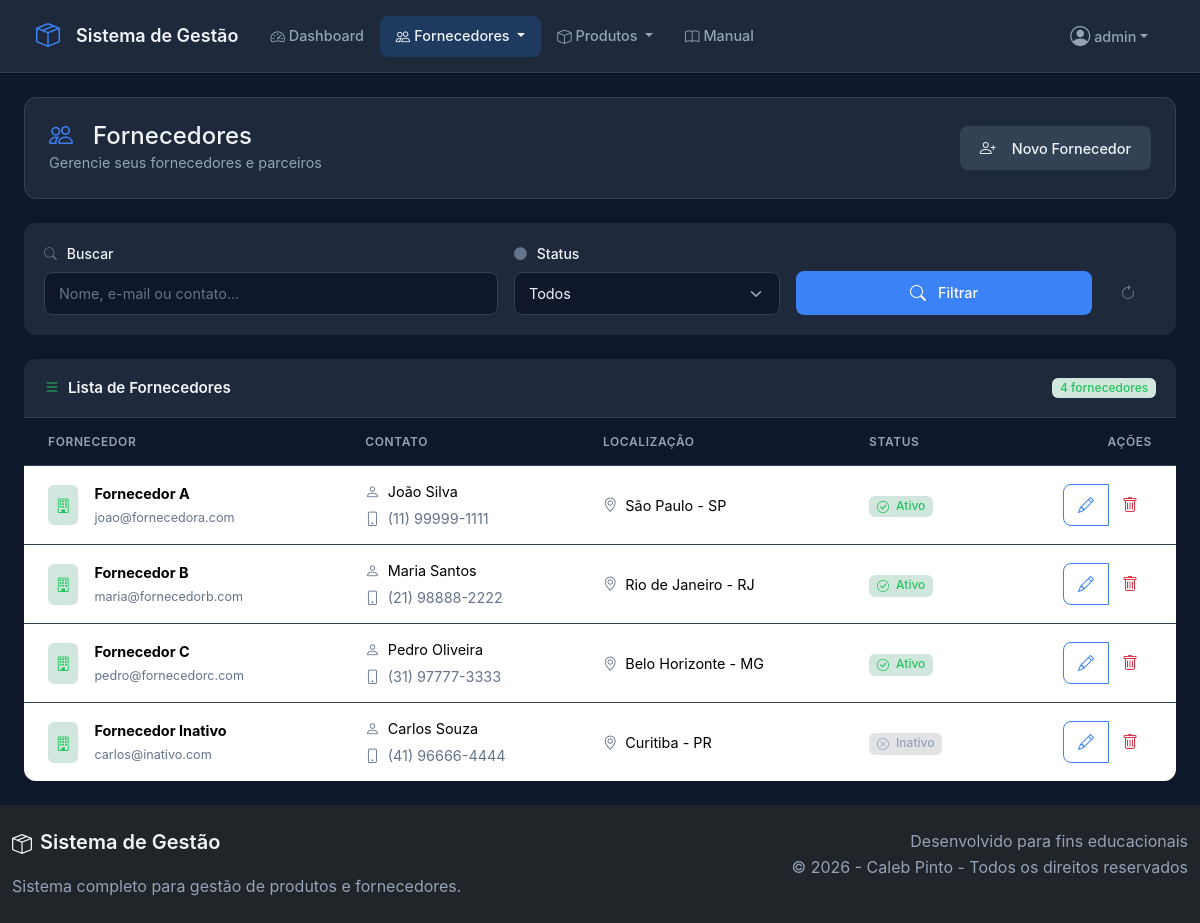
Screenshot of /fornecedores/index.php (signed in) with the database file from the repository.
### tables this page shows
CREATE TABLE IF NOT EXISTS usuarios (
    id INT AUTO_INCREMENT PRIMARY KEY,
    username VARCHAR(50) NOT NULL UNIQUE,
    email VARCHAR(100) NOT NULL UNIQUE,
    password VARCHAR(255) NOT NULL,
    created_at TIMESTAMP DEFAULT CURRENT_TIMESTAMP,
    updated_at TIMESTAMP DEFAULT CURRENT_TIMESTAMP ON UPDATE CURRENT_TIMESTAMP
);

CREATE TABLE IF NOT EXISTS fornecedores (
    id INT AUTO_INCREMENT PRIMARY KEY,
    nome VARCHAR(100) NOT NULL,
    contato VARCHAR(100) DEFAULT '',
    email VARCHAR(100) DEFAULT '',
    telefone VARCHAR(20) DEFAULT '',
    endereco VARCHAR(255) DEFAULT '',
    cidade VARCHAR(100) DEFAULT '',
    estado VARCHAR(50) DEFAULT '',
    pais VARCHAR(50) DEFAULT 'Brasil',
    observacoes TEXT,
    status ENUM('ativo', 'inativo') DEFAULT 'ativo',
    created_at TIMESTAMP DEFAULT CURRENT_TIMESTAMP,
    updated_at TIMESTAMP DEFAULT CURRENT_TIMESTAMP ON UPDATE CURRENT_TIMESTAMP,
    INDEX idx_nome (nome),
    INDEX idx_status (status),
    INDEX idx_cidade (cidade)
);

### includes/functions.php (called while the page is built, shortened)
<?php
require_once __DIR__ . '/config.php';
function esta_logado() {
    return isset($_SESSION['usuario_id']);
}
function obter_usuario() {
    global $pdo;
    $stmt = $pdo->prepare("SELECT id, username, email, created_at FROM usuarios WHERE id = ?");
    $stmt->execute([$_SESSION['usuario_id']]);
    return $stmt->fetch();
}
function obter_fornecedores($busca = '', $status = '') {
    global $pdo;
    $sql = "SELECT * FROM fornecedores WHERE 1=1";
    $params = [];
    $sql .= " ORDER BY nome ASC";
    $stmt = $pdo->prepare($sql);
    $stmt->execute($params);
    return $stmt->fetchAll();
}
function sanitizar($dado) {
    return htmlspecialchars(trim($dado ?? ''), ENT_QUOTES, 'UTF-8');
}
function e($dado) {
    return htmlspecialchars($dado ?? '', ENT_QUOTES, 'UTF-8');
}

### fornecedores/index.php (the view, shortened to what this page needs)
<?php
require_once __DIR__ . '/../includes/config.php';
require_once __DIR__ . '/../includes/functions.php';
$busca = sanitizar($_GET['busca'] ?? '');
$status = sanitizar($_GET['status'] ?? 'todos');
$fornecedores = obter_fornecedores($busca, $status);
?>
<?php include_once __DIR__ . '/../includes/header.php'; ?>
<div class="container-fluid px-4">
    <div class="page-header">
        <div class="row align-items-center">
            <div class="col">
                <h1 class="h3 mb-0">
                    <i class="bi bi-people me-2"></i>Fornecedores
                </h1>
                <p class="text-white-50 mb-0">Gerencie seus fornecedores e parceiros</p>
            </div>
            <div class="col-auto">
                <a href="<?php echo SITE_URL; ?>/fornecedores/criar.php" class="btn btn-light">
                    <i class="bi bi-person-plus me-2"></i>Novo Fornecedor
                </a>
            </div>
        </div>
    </div>
    <div class="card mb-4 border-0 shadow-sm">
        <div class="card-body">
            <form method="GET" action="" class="row g-3">
                <div class="col-lg-5">
                    <label for="busca" class="form-label">
                        <i class="bi bi-search me-1"></i>Buscar
                    </label>
                    <input type="text" class="form-control" id="busca" name="busca"
                           placeholder="Nome, e-mail ou contato..." value="<?php echo $busca; ?>">
                </div>
                <div class="col-lg-3">
                    <label for="status" class="form-label">
                        <i class="bi bi-circle-fill me-1"></i>Status
                    </label>
                    <select class="form-select" id="status" name="status">
                        <option value="todos" <?php echo $status === 'todos' ? 'selected' : ''; ?>>Todos</option>
                    </select>
                </div>
                <div class="col-lg-4 d-flex align-items-end gap-2">
                    <button type="submit" class="btn btn-primary flex-grow-1">
                        <i class="bi bi-search me-1"></i>Filtrar
                    </button>
                    <a href="<?php echo SITE_URL; ?>/fornecedores/" class="btn btn-outline-secondary" title="Limpar filtros">
                        <i class="bi bi-arrow-clockwise"></i>
                    </a>
                </div>
            </form>
        </div>
    </div>
    <div class="card border-0 shadow-sm">
        <div class="card-header bg-white d-flex justify-content-between align-items-center flex-wrap gap-2">
            <div class="d-flex align-items-center">
                <i class="bi bi-list me-2 text-success"></i>
                <h5 class="mb-0">Lista de Fornecedores</h5>
            </div>
            <div class="d-flex align-items-center gap-2">
                <span class="badge bg-success-subtle text-success"><?php echo count($fornecedores); ?> fornecedores</span>
            </div>
        </div>
        <div class="card-body p-0">
            <?php if (empty($fornecedores)): ?>
                <div class="empty-state">
                    <i class="bi bi-inbox text-muted"></i>
                    <h5 class="mt-3 mb-2">Nenhum fornecedor encontrado</h5>
                    <p class="text-muted mb-3">
                        <?php if (!empty($busca) || $status !== 'todos'): ?>
                            Tente ajustar seus filtros de busca
                        <?php else: ?>
                            Comece cadastrando seu primeiro fornecedor
                        <?php endif; ?>
                    </p>
                    <a href="<?php echo SITE_URL; ?>/fornecedores/criar.php" class="btn btn-success">
                        <i class="bi bi-person-plus me-2"></i>Cadastrar Fornecedor
                    </a>
                </div>
            <?php else: ?>
                <div class="table-responsive">
                    <table class="table table-hover mb-0">
                        <thead>
                            <tr>
                                <th class="ps-4">Fornecedor</th>
                                <th>Contato</th>
                                <th>Localização</th>
                                <th>Status</th>
                                <th class="text-end pe-4">Ações</th>
                            </tr>
                        </thead>
                        <tbody>
                            <?php foreach ($fornecedores as $fornecedor): ?>
                                <tr>
                                    <td class="ps-4">
                                        <div class="d-flex align-items-center">
                                            <div class="flex-shrink-0 me-3">
                                                <div class="bg-success-subtle rounded p-2">
                                                    <i class="bi bi-building text-success"></i>
                                                </div>
                                            </div>
                                            <div>
                                                <strong><?php echo e($fornecedor['nome']); ?></strong>
                                                <?php if ($fornecedor['email']): ?>
                                                    <br><small class="text-muted"><?php echo e($fornecedor['email']); ?></small>
                                                <?php endif; ?>
                                            </div>
                                        </div>
                                    </td>
                                    <td>
                                        <?php if ($fornecedor['contato']): ?>
                                            <div class="d-flex align-items-center">
                                                <i class="bi bi-person text-muted me-2"></i>
                                                <span><?php echo e($fornecedor['contato']); ?></span>
                                            </div>
                                        <?php endif; ?>
                                        <?php if ($fornecedor['telefone']): ?>
                                            <div class="d-flex align-items-center mt-1">
                                                <i class="bi bi-phone text-muted me-2"></i>
                                                <span class="text-muted"><?php echo e($fornecedor['telefone']); ?></span>
                                            </div>
                                        <?php endif; ?>
                                    </td>
                                    <td>
                                        <?php if ($fornecedor['cidade'] || $fornecedor['estado']): ?>
                                            <div class="d-flex align-items-center">
                                                <i class="bi bi-geo-alt text-muted me-2"></i>
                                                <span><?php echo e($fornecedor['cidade'] . ' - ' . $fornecedor['estado']); ?></span>
                                            </div>
                                        <?php else: ?>
                                            <span class="text-muted">-</span>
                                        <?php endif; ?>
                                    </td>
                                    <td>
                                        <span class="badge <?php echo $fornecedor['status'] === 'ativo' ? 'bg-success-subtle text-success' : 'bg-secondary-subtle text-secondary'; ?>">
                                            <i class="bi <?php echo $fornecedor['status'] === 'ativo' ? 'bi-check-circle' : 'bi-x-circle'; ?> me-1"></i>
                                            <?php echo ucfirst($fornecedor['status']); ?>
                                        </span>
                                    </td>
                                    <td class="text-end pe-4">
                                        <div class="btn-group btn-group-sm">
                                            <a href="editar.php?id=<?php echo $fornecedor['id']; ?>" class="btn btn-outline-primary" title="Editar">
                                                <i class="bi bi-pencil"></i>
                                            </a>
                                            <button type="button" class="btn btn-outline-danger" data-bs-toggle="modal" data-bs-target="#excluirModal<?php echo $fornecedor['id']; ?>" title="Excluir">
                                                <i class="bi bi-trash"></i>
                                            </button>
                                        </div>
                                    </td>
                                </tr>
                            <?php endforeach; ?>
                        </tbody>
                    </table>
                </div>
            <?php endif; ?>
        </div>
    </div>
</div>
<?php include_once __DIR__ . '/../includes/footer.php'; ?>

### includes/header.php (shortened to what this page needs)
<!DOCTYPE html>
<html lang="pt-BR" data-bs-theme="light">
<head>
    <link href="https://cdn.jsdelivr.net/npm/bootstrap@5.3.3/dist/css/bootstrap.min.css" rel="stylesheet">
    <link href="https://cdn.jsdelivr.net/npm/bootstrap-icons@1.11.3/font/bootstrap-icons.min.css" rel="stylesheet">
    <link href="<?php echo SITE_URL; ?>/css/style.css" rel="stylesheet">
</head>
<body class="bg-light">
    <?php
    $usuario = esta_logado() ? obter_usuario() : null;
    ?>
    <?php if (esta_logado()): ?>
    <nav class="navbar navbar-expand-lg navbar-light sticky-top">
        <div class="container-fluid">
            <a class="navbar-brand fw-bold d-flex align-items-center" href="<?php echo SITE_URL; ?>/dashboard.php">
                <i class="bi bi-box-seam me-2 fs-4"></i>
                <span class="d-none d-sm-inline">Sistema de Gestão</span>
            </a>
            <div class="collapse navbar-collapse" id="navbarNav">
                <ul class="navbar-nav me-auto mb-2 mb-lg-0">
                    <li class="nav-item">
                        <a class="nav-link <?php echo basename($_SERVER['PHP_SELF']) === 'dashboard.php' ? 'active' : ''; ?>" href="<?php echo SITE_URL; ?>/dashboard.php">
                            <i class="bi bi-speedometer2 me-1"></i><span class="d-inline d-lg-none">Dashboard</span><span class="d-none d-lg-inline">Dashboard</span>
                        </a>
                    </li>
                    <li class="nav-item dropdown">
                        <a class="nav-link dropdown-toggle <?php echo strpos($_SERVER['PHP_SELF'], 'fornecedores') !== false ? 'active' : ''; ?>" href="#" role="button" data-bs-toggle="dropdown" aria-expanded="false">
                            <i class="bi bi-people me-1"></i>Fornecedores
                        </a>
                    </li>
                    <li class="nav-item dropdown">
                        <a class="nav-link dropdown-toggle <?php echo strpos($_SERVER['PHP_SELF'], 'produtos') !== false ? 'active' : ''; ?>" href="#" role="button" data-bs-toggle="dropdown" aria-expanded="false">
                            <i class="bi bi-box me-1"></i>Produtos
                        </a>
                    </li>
                    <li class="nav-item">
                        <a class="nav-link <?php echo basename($_SERVER['PHP_SELF']) === 'manual.php' ? 'active' : ''; ?>" href="<?php echo SITE_URL; ?>/manual.php">
                            <i class="bi bi-book me-1"></i>Manual
                        </a>
                    </li>
                </ul>
                <ul class="navbar-nav">
                    <li class="nav-item dropdown">
                        <a class="nav-link dropdown-toggle d-flex align-items-center" href="#" role="button" data-bs-toggle="dropdown" aria-expanded="false">
                            <i class="bi bi-person-circle me-1 fs-5"></i>
                            <span class="d-none d-md-inline"><?php echo htmlspecialchars($usuario['username'] ?? 'Usuário'); ?></span>
                        </a>
                    </li>
                </ul>
            </div>
        </div>
    </nav>
    <?php endif; ?>
    <div class="toast-container position-fixed top-0 end-0 p-3" style="z-index: 9999;">
    </div>
    <main class="py-4">

### rows the page displays
usuarios: username "admin"
fornecedores: nome "Fornecedor A", email "joao@fornecedora.com", contato "João Silva", telefone "(11) 99999-1111", cidade+estado "São Paulo - SP", status "Ativo"
fornecedores: nome "Fornecedor B", email "maria@fornecedorb.com", contato "Maria Santos", telefone "(21) 98888-2222", cidade+estado "Rio de Janeiro - RJ", status "Ativo"
fornecedores: nome "Fornecedor C", email "pedro@fornecedorc.com", contato "Pedro Oliveira", telefone "(31) 97777-3333", cidade+estado "Belo Horizonte - MG", status "Ativo"
fornecedores: nome "Fornecedor Inativo", email "carlos@inativo.com", contato "Carlos Souza", telefone "(41) 96666-4444", cidade+estado "Curitiba - PR", status "Inativo"

### other values shown
count($fornecedores) "4"
